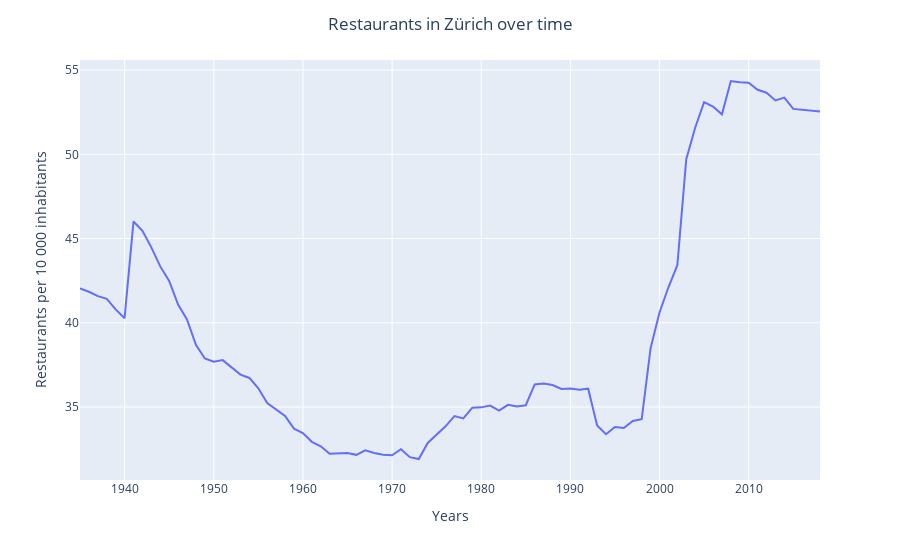

The code cell stored with this chart in its notebook:
### Code cell
fig = px.line(df, x="time", y = "Restaurants per 10 000 inhabitants", labels={"time": "Years"})
fig.update_layout(title_text='Restaurants in Zürich over time', title_x=0.5)
